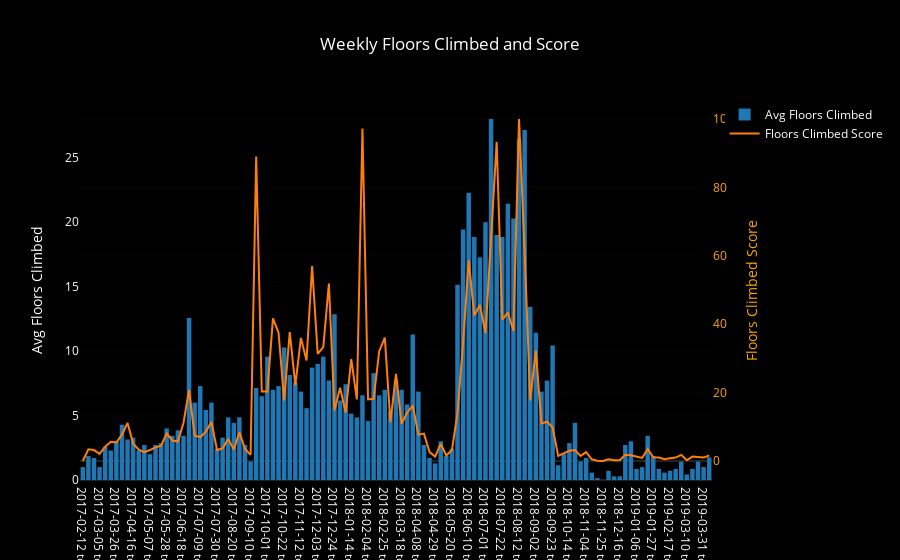

Notebook cell for this chart:
### Code cell
bars = go.Bar(x=week_df.week_range, y=week_df.mean_flrs,
              name='Avg Floors Climbed', yaxis='y1')

score_line = go.Scatter(x=week_df.week_range, y=week_df.floors_score,
                        name='Floors Climbed Score', yaxis='y2')

layout = go.Layout({'plot_bgcolor': 'black', 'paper_bgcolor': 'black',
                    'font': {'color': 'white'},
                    'title': 'Weekly Floors Climbed and Score',
                    'yaxis': {'title': 'Avg Floors Climbed'},
                    'yaxis2': {'title': 'Floors Climbed Score',
                               'titlefont': {'color': 'orange'},
                               'tickfont': {'color': 'orange'},
                               'overlaying': 'y',
                               'side': 'right'},
                   'xaxis': {'type': '-'}})

data = [bars, score_line]
fig = go.Figure(data=data, layout=layout)
iplot(fig)
